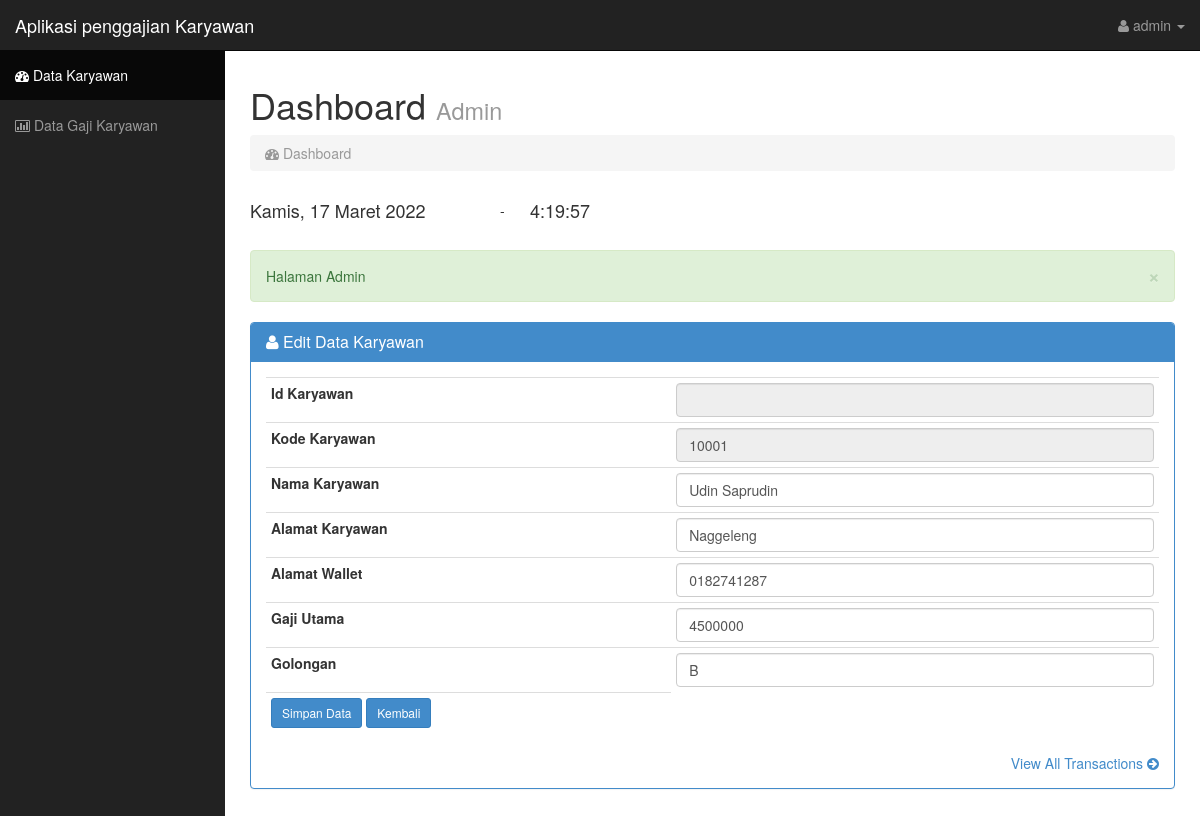
Page /admin/edit.php (signed in) on the earlier database version.
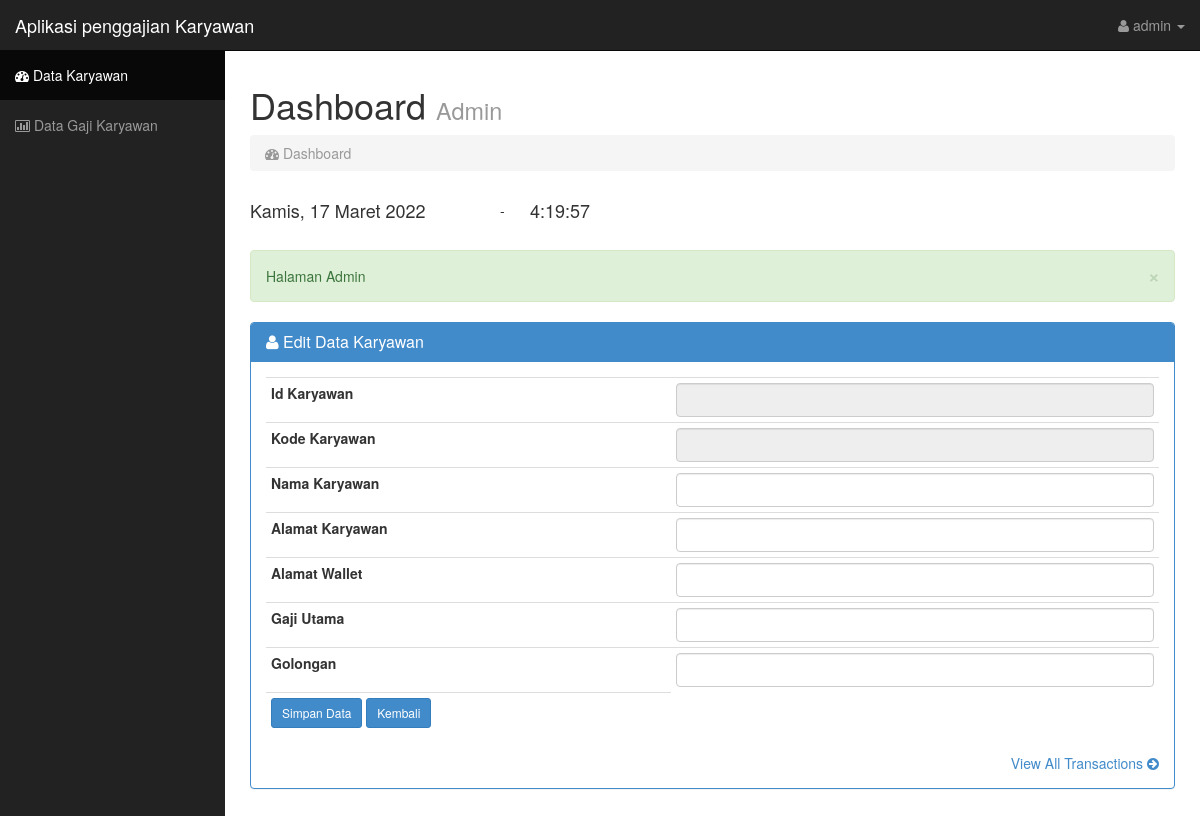
Same page on the later database version.
### tables this page shows
CREATE TABLE `karyawan` (
  `kary_id` int(10) NOT NULL,
  `kode_kar` varchar(10) NOT NULL,
  `nama_kar` varchar(30) NOT NULL,
  `alamat_kar` varchar(80) NOT NULL,
  `no_rek` varchar(200) NOT NULL,
  `gaji_utama` decimal(10,0) NOT NULL,
  `gol_kar` varchar(10) NOT NULL
);

### admin/edit.php (the view, shortened to what this page needs)
<?php
if (empty($_SESSION['username'])){
	echo "<script>alert('Anda belum mempunyai hak akses.'); window.location = '../index.html'</script>";
} else {
?>
<!DOCTYPE html>
<html lang="en">
  <head>
    <link href="css/bootstrap.css" rel="stylesheet">
    <link href="css/sb-admin.css" rel="stylesheet">
    <link rel="stylesheet" href="font-awesome/css/font-awesome.min.css">
    <link rel="stylesheet" href="http://cdn.oesmith.co.uk/morris-0.4.3.min.css">
  </head>
  <body>
    <div id="wrapper">
      <nav class="navbar navbar-inverse navbar-fixed-top" role="navigation">
        <div class="navbar-header">
          <a class="navbar-brand" href="index.html">Aplikasi penggajian Karyawan</a>
        </div>
        <div class="collapse navbar-collapse navbar-ex1-collapse">
          <ul class="nav navbar-nav side-nav">
            <li class="active"><a href="index.php"><i class="fa fa-dashboard"></i> Data Karyawan</a></li>
            <li><a href="tampilgajiaja.php"><i class="fa fa-bar-chart-o"></i> Data Gaji Karyawan</a></li>
          </ul>
          <ul class="nav navbar-nav navbar-right navbar-user">
            <li class="dropdown user-dropdown">
              <a href="#" class="dropdown-toggle" data-toggle="dropdown"><i class="fa fa-user"></i>
              <?php
              echo $_SESSION['username'];
               ?>
              <b class="caret"></b></a>
            </li>
          </ul>
        </div>
      </nav>
<?php } ?>
      <div id="page-wrapper">
        <div class="row">
          <div class="col-lg-12">
            <h1>Dashboard <small>Admin </small></h1>
            <ol class="breadcrumb">
              <li class="active"><i class="fa fa-dashboard"></i> Dashboard</li>
            </ol>
            <table width="900">
            <tr>
            <td width="250"><div class="Tanggal"><h4><script language="JavaScript">document.write(tanggallengkap);</script></div></h4></td>
            <td align="left" width="30"> - </td>
            <td align="left" width="620"> <h4><div id="output" class="jam" ></div></h4></td>
            </tr>
            </table>
            <br />
            <div class="alert alert-success alert-dismissable">
              <button type="button" class="close" data-dismiss="alert" aria-hidden="true">&times;</button>
             Halaman Admin
          </div>
        </div>
        <div class="col-lg-12">
            <div class="panel panel-primary">
              <div class="panel-heading">
                <h3 class="panel-title"><i class="fa fa-user"></i> Edit Data Karyawan </h3>
              </div>
              <div class="panel-body">
                 <div class="table-responsive">
                  <?php
$query = mysqli_query($konek,"SELECT * FROM karyawan WHERE kary_id='$_GET[kd]'");
$data  = mysqli_fetch_array($query);
?>
    <form action="update.php" method="post">
    <table class="table table-condensed">
    <tr>
        <td><label for="kary_id">Id Karyawan</label></td>
        <td><input name="kary_id" type="text" class="form-control" id="kary_id" value="<?php echo $data['kary_id'];?>" readonly="readonly"/></td>
      </tr>
      <tr>
        <td><label for="kode_kar">Kode Karyawan</label></td>
        <td><input name="kode_kar" type="text" class="form-control" id="kode_kar" value="<?php echo $data['kode_kar'];?>" readonly="readonly"/></td>
      </tr>
      <tr>
        <td><label for="nama_kar">Nama Karyawan</label></td>
        <td><input name="nama_kar" type="text" class="form-control" id="nama_kar" value="<?php echo $data['nama_kar'];?>" required/></td>
      </tr>
      <tr>
        <td><label for="alamat_kar">Alamat Karyawan</label></td>
        <td><input name="alamat_kar" type="text" class="form-control" id="alamat_kar" value="<?php echo $data['alamat_kar'];?>" required/></td>
      </tr>
      <tr>
        <td><label for="no_rek">Alamat Wallet</label></td>
        <td><input name="no_rek" type="text" class="form-control" id="no_rek" value="<?php echo $data['no_rek'];?>" required/></td>
      </tr>
      <tr>
        <td><label for="gaji_utama">Gaji Utama</label></td>
        <td><input name="gaji_utama" type="text" class="form-control" id="gaji_utama" value="<?php echo $data['gaji_utama'];?>" required/></td>
      </tr>
      <tr>
        <td><label for="gol_kar">Golongan</label></td>
        <td><input name="gol_kar" type="text" class="form-control" id="gol_kar" value="<?php echo $data['gol_kar'];?>" required/></td>
      </tr>
      <tr>
        <td><input type="submit" value="Simpan Data"  class="btn btn-sm btn-primary"/>&nbsp;<a href="index.php" class="btn btn-sm btn-primary">Kembali</a></td>
        </tr>
    </table>
    </form>
                   </div>
                <div class="text-right">
                  <a href="#"  data-toggle="tooltip" class="tip-bottom" data-original-title="Tooltip Dibawah">View All Transactions <i class="fa fa-arrow-circle-right"></i></a>
                </div>
              </div>
            </div>
          </div>
        </div>
      </div>
    </div>
  </body>
</html>

Differences in the rows shown:
removed karyawan: kode_kar "10001", nama_kar "Udin Saprudin", alamat_kar "Naggeleng", no_rek "0182741287", gaji_utama "4500000", gol_kar "B"
